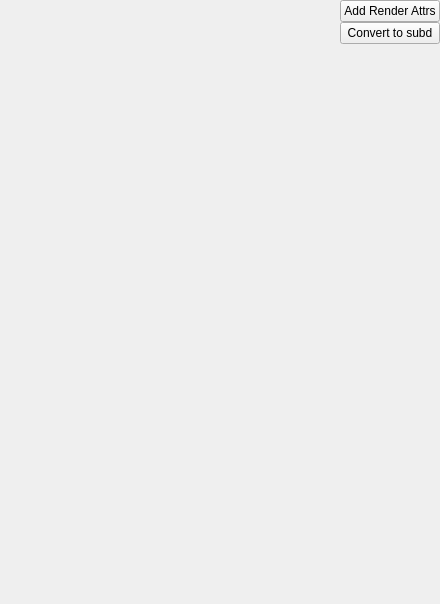
<?xml version="1.0" encoding="UTF-8"?>
<ui version="4.0">
 <class>rmanToolsTab</class>
 <widget class="QWidget" name="rmanToolsTab">
  <property name="geometry">
   <rect>
    <x>0</x>
    <y>0</y>
    <width>440</width>
    <height>604</height>
   </rect>
  </property>
  <property name="windowTitle">
   <string>Form</string>
  </property>
  <layout class="QGridLayout" name="formLayout">
   <property name="margin">
    <number>0</number>
   </property>
   <property name="spacing">
    <number>0</number>
   </property>
   <item row="0" column="0">
    <layout class="QGridLayout" name="rmanToolsTabLayout">
     <property name="spacing">
      <number>0</number>
     </property>
     <item row="2" column="1">
      <spacer name="verticalSpacer">
       <property name="orientation">
        <enum>Qt::Vertical</enum>
       </property>
       <property name="sizeHint" stdset="0">
        <size>
         <width>20</width>
         <height>40</height>
        </size>
       </property>
      </spacer>
     </item>
     <item row="0" column="1">
      <widget class="QPushButton" name="AddRenderAttrsButton">
       <property name="minimumSize">
        <size>
         <width>100</width>
         <height>0</height>
        </size>
       </property>
       <property name="text">
        <string>Add Render Attrs</string>
       </property>
      </widget>
     </item>
     <item row="1" column="1">
      <widget class="QPushButton" name="makeSubdivButton">
       <property name="text">
        <string>Convert to subd</string>
       </property>
      </widget>
     </item>
     <item row="0" column="0" rowspan="2">
      <spacer name="horizontalSpacer">
       <property name="orientation">
        <enum>Qt::Horizontal</enum>
       </property>
       <property name="sizeHint" stdset="0">
        <size>
         <width>40</width>
         <height>20</height>
        </size>
       </property>
      </spacer>
     </item>
    </layout>
   </item>
  </layout>
 </widget>
 <resources/>
 <connections/>
</ui>
